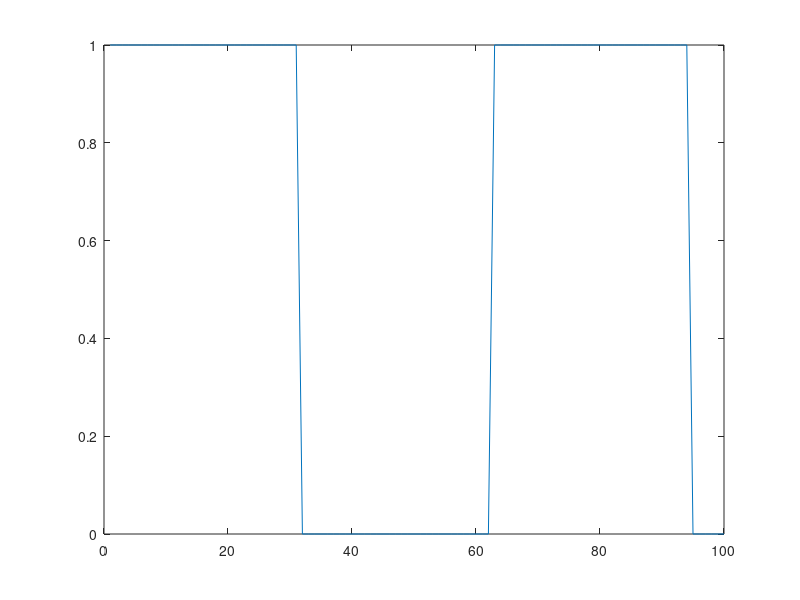
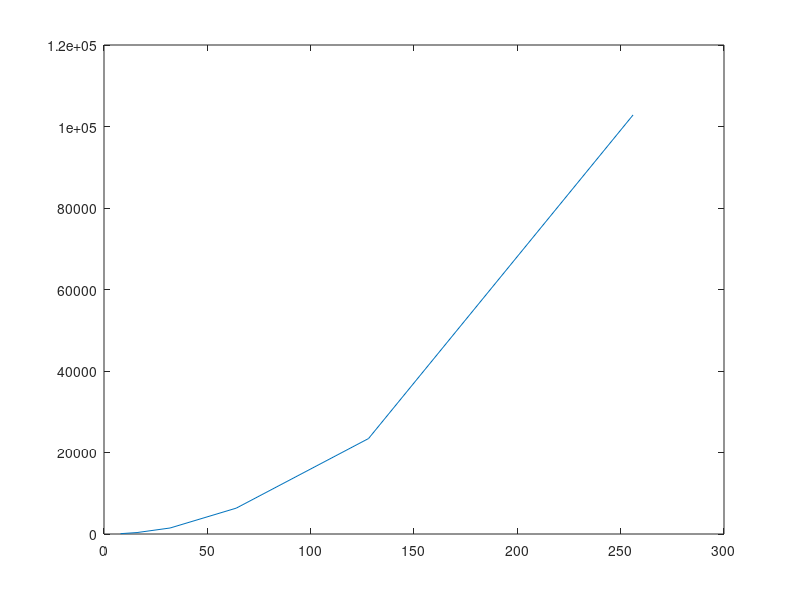

MATLAB code to generate these figures, in order:
clear all;
close all;
t = 0.1:0.1:10;
x = sin(t)./2;
m = max(abs(x));
m
y = x + m;
z = round(y);
figure(1);
plot(z);
n= [8 16 32 64 128 256];
for i = 1:6 
c = ((n(i)-1).*y)./(2.*m);
w = round(c);
a_quant = (2.*w.*m)./(n(i)-1) - m;
e = x - a_quant;
s_sig =0;
e_sig = 0;

for j = 1:1:100
    s_sig = a_quant(j).*a_quant(j) + s_sig;
    e_sig = e(j).*e(j) + e_sig;
end;
snr(i) = s_sig./e_sig;
end;
figure(2);

plot(n,snr);